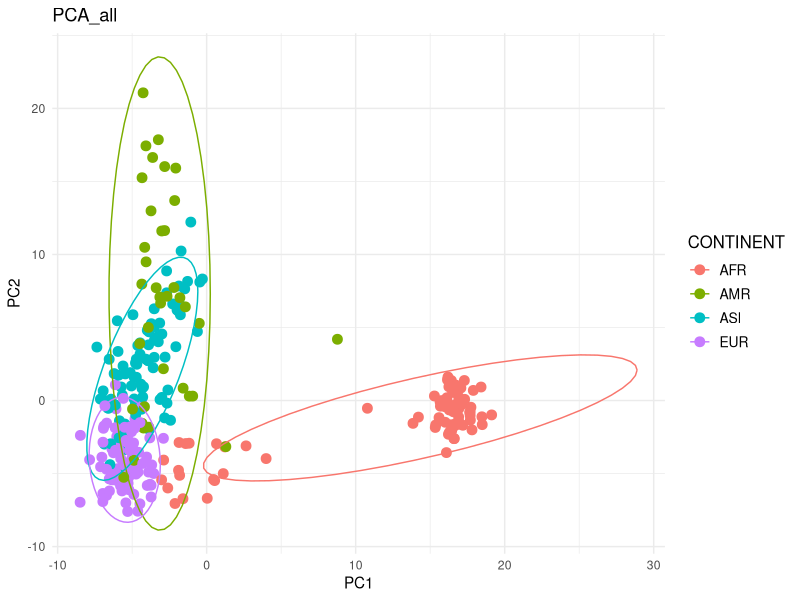

The R script that drew this image:
library(ggplot2)
library(dplyr)

setwd("")
# Leer tabla de PCA
pca_data <- read.table("PCA_data.txt", header=TRUE, stringsAsFactors = FALSE)

# Leer tabla de poblaciones
pop_data <- read.table("popfile.txt", sep = ",", header=TRUE, stringsAsFactors = FALSE)

# Unir tablas por la columna (IID)
pca_pop <- left_join(pca_data, pop_data, by = "IID")

# Graficar PC1 vs PC2 por continente
plot <- ggplot(pca_pop, aes(x=PC1, y=PC2, color=CONTINENT)) +
  geom_point(size=3) +
  theme_minimal() +
  labs(title="PCA_all", x="PC1", y="PC2") +
  theme(legend.title = element_text(size=12),
        legend.text = element_text(size=10)) + stat_ellipse()

# Guardar el plot
# ggsave("PCA_all.png", plot = plot, width = 12, height = 10, dpi = 300)
